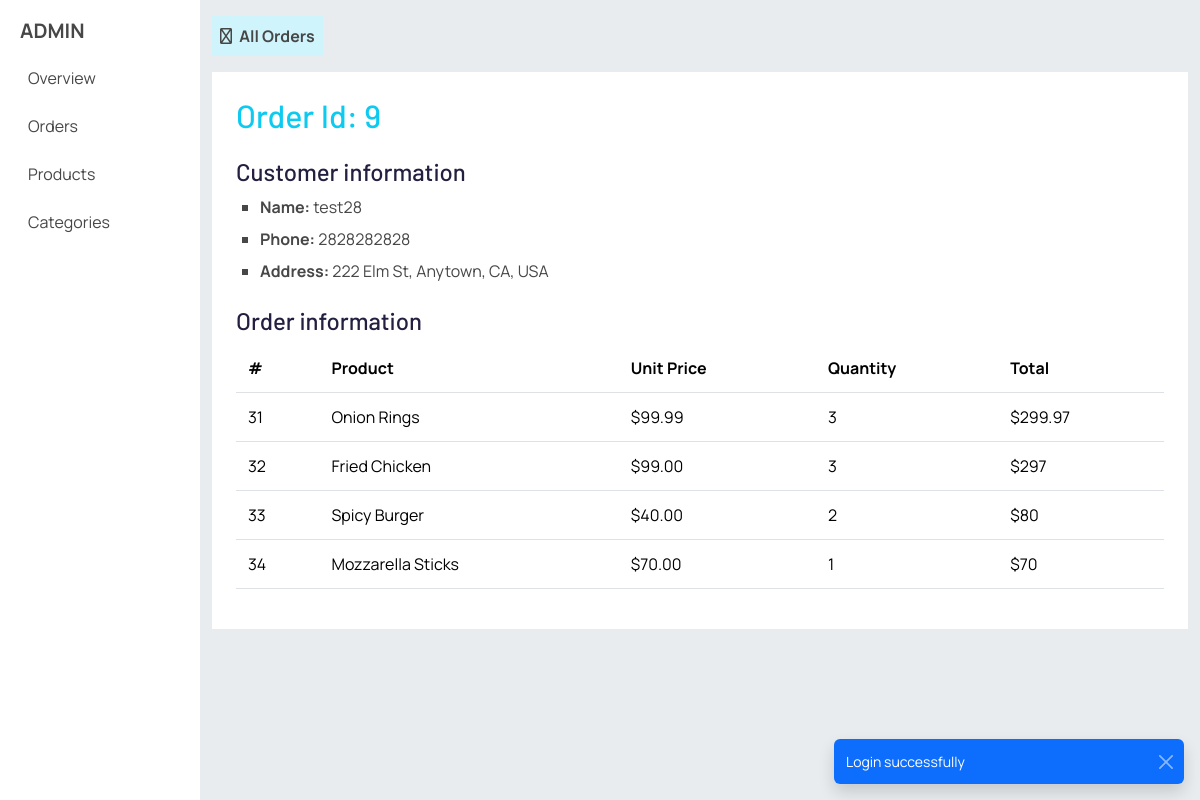
Page /admin/orders/detail/9 (signed in) on the committed database.
### tables this page shows
CREATE TABLE `users` (
  `id` int(11) NOT NULL,
  `name` text NOT NULL,
  `phone` varchar(20) NOT NULL,
  `password` text NOT NULL,
  `avatar` text DEFAULT 'default.jpg',
  `is_admin` tinyint(1) DEFAULT 0
);

CREATE TABLE `addresses` (
  `id` int(11) NOT NULL,
  `user_id` int(11) DEFAULT NULL,
  `country` text NOT NULL,
  `state` text NOT NULL,
  `city` text NOT NULL,
  `street` text NOT NULL
);

CREATE TABLE `order_items` (
  `id` int(11) NOT NULL,
  `order_id` int(11) NOT NULL,
  `product_id` int(11) NOT NULL,
  `price` decimal(10,2) NOT NULL,
  `quantity` int(11) NOT NULL
);

CREATE TABLE `products` (
  `id` int(11) NOT NULL,
  `thumbnail` text NOT NULL,
  `name` text NOT NULL,
  `category_id` int(11) DEFAULT NULL,
  `price` decimal(10,2) NOT NULL,
  `offer` decimal(10,2) DEFAULT NULL,
  `active` tinyint(1) DEFAULT 1
);

### src/core/Controller.php (called while the page is built, shortened)
<?php
class Controller
{
  protected function view($display, $data = [])
  {
    require getcwd() . "/src/views/layouts/{$display['layout']}.php";
  }
}

### src/controllers/admin/orders.php (called while the page is built, shortened)
<?php
class admin_Orders extends Controller
{
  public function detail($id)
  {
    $ordersModel = $this->model('Orders');
    $addressModel = $this->model('Addresses');
    $userModel = $this->model('Users');
    $orderItemsModel = $this->model('Order_Items');
    $res = $ordersModel->selectById($id, 'address_id, user_id');
    $address_id = $res['data'][0]['address_id'];
    $user_id = $res['data'][0]['user_id'];
    $res = $addressModel->selectById($address_id, 'country, state, city, street');
    $address = $res['data'][0];
    $res = $userModel->selectById($user_id, 'name, phone');
    $user = $res['data'][0];
    $res = $orderItemsModel->selectByOrderId($id);
    $orderItems = $res['data'];
    $this->view(
      [
        'title' => 'Admin - Orders Detail',
        'layout' => 'admin',
        'page' => 'admin/orders/detail',
      ],
      [
        'order_id' => $id,
        'address' => $address,
        'user' => $user,
        'orderItems' => $orderItems,
      ]
    );
  }
}

### src/core/Router.php (called while the page is built, shortened)
<?php
class Router
{
  protected $folder = 'client';
  protected $method = 'index';
  protected $params = [];
  public function __construct()
  {
    $cwd = getcwd();
    $url = parseUrl();
    $i = 0;
    if (isset($url[$i]) && is_dir("$cwd/src/controllers/{$url[$i]}")) {
      $this->folder = $url[$i];
      unset($url[$i++]);
    }
    if (isset($url[$i]) && file_exists("$cwd/src/controllers/$this->folder/{$url[$i]}.php")) {
      unset($url[$i++]);
    }
    $this->controller = new $controller();
    if (isset($url[$i]) && method_exists($this->controller, $url[$i])) {
      $this->method = $url[$i];
      unset($url[$i++]);
    }
    if (!empty($url)) {
      $this->params = array_values($url);
    }
    try {
      call_user_func_array([$this->controller, $this->method], $this->params);
    } catch (ArgumentCountError $e) {
      redirect('/');
    }
  }
}

### index.php (called while the page is built, shortened)
<?php
new Router();

### src/core/Database.php (called while the page is built, shortened)
<?php
class Database
{
  protected $conn;
  private $servername = "localhost";
  private $username = "root";
  private $password = "";
  private $dbname = "foodhat";
  protected $table = "";
  public function __construct()
  {
    $this->conn = new mysqli($this->servername, $this->username, $this->password, $this->dbname);
  }
  public function selectById($id, $column)
  {
    $sql = "SELECT $column FROM $this->table WHERE id = $id";
    try {
      $res = $this->conn->query($sql);
      return [
        'status' => true,
        'data' => $res->fetch_all(MYSQLI_ASSOC)
      ];
    } catch (Throwable $th) {
      return [
        'status' => false,
        'message' => $th->getMessage()
      ];
    }
  }
}

### src/models/order_items.php (called while the page is built, shortened)
<?php
class models_Order_Items extends Database
{
  public function selectByOrderId($id)
  {
    $sql = "SELECT order_items.*, products.name AS product_name FROM order_items JOIN products ON order_items.product_id = products.id WHERE order_id = $id";
    try {
      $res = $this->conn->query($sql);
      return [
        'status' => true,
        'data' => $res->fetch_all(MYSQLI_ASSOC)
      ];
    } catch (Throwable $th) {
      return [
        'status' => false,
        'message' => $th->getMessage()
      ];
    }
  }
}

### src/views/pages/admin/orders/detail/index.php (the view)
<a href="/admin/orders" class="mb-3 fw-bold d-inline-block p-2 bg-info-subtle">
  <i class="fa-regular fa-bars me-1"></i>
  All Orders
</a>
<?php
$order_id = $data['order_id'];
$user_name = $data['user']['name'];
$user_phone = $data['user']['phone'];
$user_address = "{$data['address']['street']}, {$data['address']['city']}, {$data['address']['state']}, {$data['address']['country']}";
?>
<div class="bg-white p-4">
  <h2 class="text-info">Order Id: <?= $order_id ?></h2>
  <h3 class="mt-4 fs-4">Customer information</h3>
  <ul style="list-style: square;">
    <li class="ms-4 mt-2"><span class="fw-bold">Name:</span> <?= $user_name ?></li>
    <li class="ms-4 mt-2"><span class="fw-bold">Phone:</span> <?= $user_phone ?></li>
    <li class="ms-4 mt-2"><span class="fw-bold">Address:</span> <?= $user_address ?></li>
  </ul>
  <h3 class="mt-4 fs-4">Order information</h3>
  <table class="table mt-2">
    <thead>
      <tr>
        <th scope="col">#</th>
        <th scope="col">Product</th>
        <th scope="col">Unit Price</th>
        <th scope="col">Quantity</th>
        <th scope="col">Total</th>
      </tr>
    </thead>
    <tbody>
      <?php foreach ($data['orderItems'] as $item) { ?>
        <tr>
          <td><?= $item['id'] ?></td>
          <td><?= $item['product_name'] ?></td>
          <td>$<?= $item['price'] ?></td>
          <td><?= $item['quantity'] ?></td>
          <td>$<?= $item['price'] * $item['quantity'] ?></td>
        </tr>
      <?php } ?>
    </tbody>
  </table>
</div>

### src/views/layouts/css/style.css (style rules this page uses)
:root { --ff-paragraph: 'Manrope', sans-serif; --ff-heading: 'Barlow', sans-serif; --ff-cursive: 'Oleo Script', cursive; --clr-primary: #ff7c08; --clr-secondary: #231f40; --clr-paragraph: #484747; --clr-red: #eb0029; --clr-white: #fff; --height-topbar: 50px; --height-header: 80px; --box-shadow: 0px 7px 29px 0px rgba(100, 100, 111, 0.15); scroll-behavior: unset; scroll-padding-top: 120px; }
*, *::before, *::after { margin: 0; padding: 0; box-sizing: border-box; }
a { text-decoration: none; }
ul, ol { list-style: none; padding: 0; margin: 0; }
html { overflow-x: hidden; }
body { color: var(--clr-paragraph); font-family: var(--ff-paragraph); padding: 0 !important; }
h1, h2, h3, h4, h5, h6 { margin: 0; padding: 0; font-family: var(--ff-heading); color: var(--clr-secondary); }
p, a, span { font-size: 16px; font-weight: 400; margin: 0; color: var(--clr-paragraph); }

### rows in the picture
users: name "test28", phone "2828282828"
addresses: user_address "222 Elm St, Anytown, CA, USA"
order_items: id "31", product.name "Onion Rings", price "99.99", quantity "3", $item['price'] * $item['quantity'] "299.97"
order_items: id "32", product.name "Fried Chicken", price "99.00", quantity "3", $item['price'] * $item['quantity'] "297"
order_items: id "33", product.name "Spicy Burger", price "40.00", quantity "2", $item['price'] * $item['quantity'] "80"
order_items: id "34", product.name "Mozzarella Sticks", price "70.00", quantity "1", $item['price'] * $item['quantity'] "70"

### other values in the picture
$_SESSION['toast'] "Login successfully"
$order_id "9"
